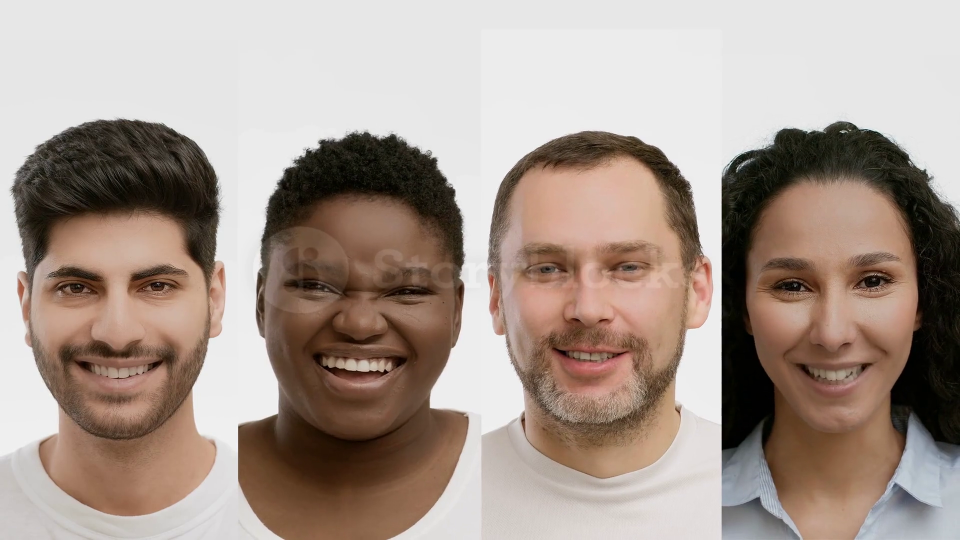
#> input picture frame 27 of faces.mp4, 1920 x 1080 px (shown at 1/2 size)
$ python main.py
#> lines starting #> are read from the running program, lines starting #| are printed output that depends on the picture; after the words box and inside, x2 and y2 are one past the last pixel; in counts of white or black regions, pixels touching at a corner belong together
import cv2
eye = "haarcascade_eye.xml"
video = cv2.VideoCapture("faces.mp4")

model = cv2.CascadeClassifier(eye)
while True:
    ret,bg = video.read()
#> bg is the input picture: shape (1080, 1920, 3); mean B, G, R 142.1, 151.5, 166.9
    gray = cv2.cvtColor(bg, cv2.COLOR_BGR2GRAY)
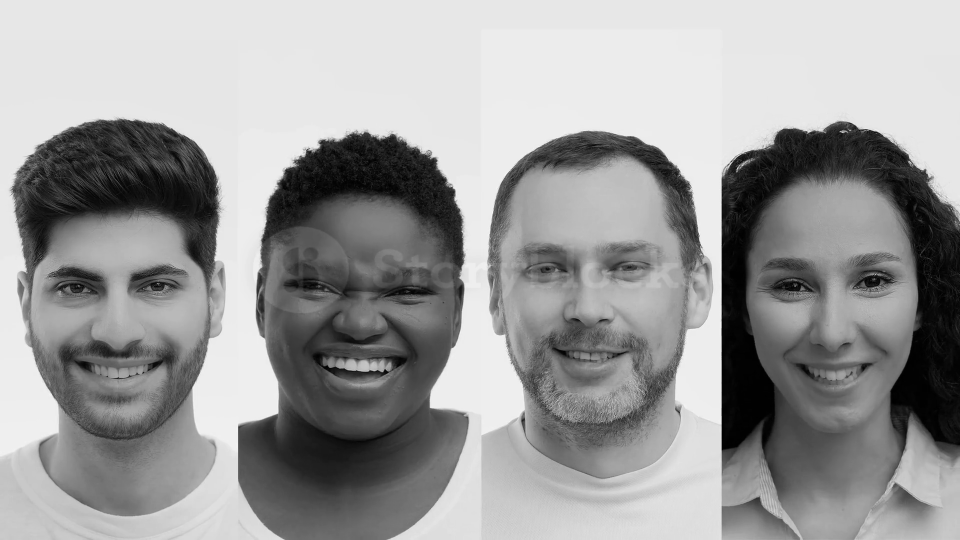
#> gray: shape (1080, 1920) (shown at 1/2 size); min 0, max 255, mean 155
    cars = model.detectMultiScale(gray, 4, 2)
#> cars = [[1185, 503, 80, 80], [1216, 495, 80, 80], [1080, 501, 80, 80], [1036, 509, 80, 80], [1696, 527, 80, 80], [101, 541, 80, 80], [278, 536, 80, 80], [1573, 703, 80, 80]]
    for x, y, w, h in cars:
        cv2.rectangle(bg, (x,y), (x+w, y+h), (230, 25, 189), 2)
#> this loop made 8 passes
#> (x, y) on passes 1 to 8: (1185, 503), (1216, 495), (1080, 501), (1036, 509), (1696, 527), (101, 541), (278, 536), (1573, 703)
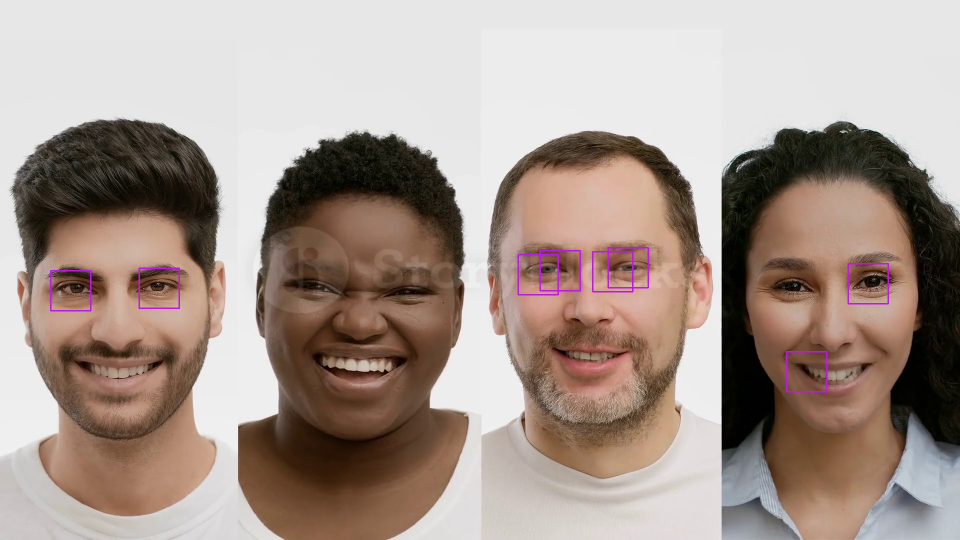
#> bg: shape (1080, 1920, 3) (shown at 1/2 size); 0.37% of pixels changed, all inside (x1, y1, x2, y2) = (100, 494, 1778, 785)
    cv2.imshow("screen", bg)
    k = cv2.waitKey(20)
#> (key Esc is pressed here)
    if k == 27:
        break
